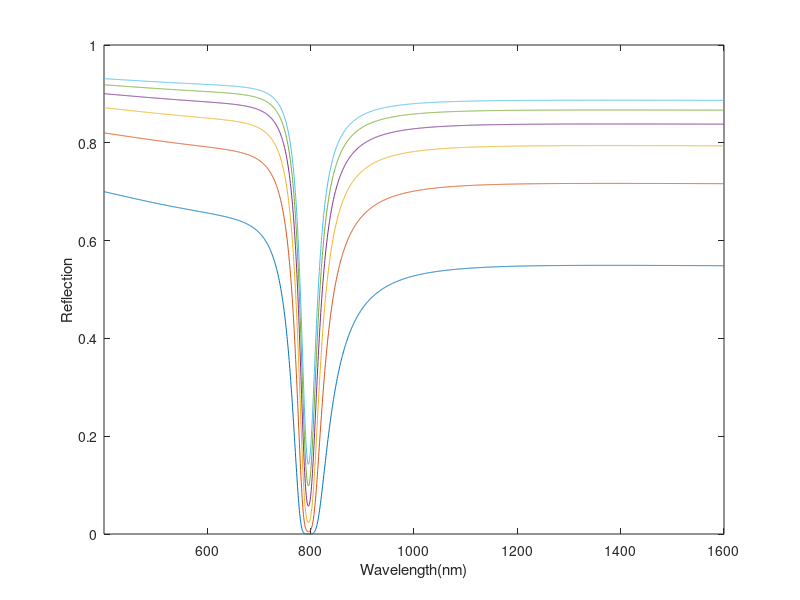

The MATLAB source for this figure:

% clear
% clc

% basic parameter

lambda = linspace(400,1600,2000) * 1E-9;
theta = pi / 3;
n_core = 1.44;
n_clad = 1;
p_core = n_core^2;
p_clad = n_clad^2;
metal_t = 75E-9;
n_glass = 1.3;
p_glass = n_glass^2;
L = 50E-6;
D = 2E-6;


% metal

% permittivty
lambda_c = 8.9342E-6;
lambda_p = 1.6826E-7;
omega_p = 1.3388E16;
gamma = 7.07592E13;
eps_inf = 3.36174;

  
for d = linspace(2,10,6)*1E-6
    
%     n_core = d;
%     p_core = n_core^2;
    D = d;
    % layer 1: core

    q1 = sqrt(p_core - n_core^2 * sin(theta)) / p_core;
    % q1 = sqrt(1 / p_core) * cos(theta);
    
%     n_glass = d;
%     p_glass = n_glass^2;
    
    for i = 1:length(lambda)

    %     p_metal = 1 - (lambda(i)^2 * lambda_c) / (lambda_p^2 .* (lambda_c + 1i * lambda(i)));
        omega = 2 * pi * (2.99 * 1E8 / lambda(i));
        p_metal = eps_inf - omega_p^2 / (omega^2 + 1i * gamma * omega);

        % refractive
        n_metal = sqrt(p_metal);

        % layer 2: metal

        theta2 = asin(sin(theta) / (n_core / n_metal));
        q2 = sqrt(p_metal - n_core^2 * sin(theta)) / p_metal;
    %     q2 = sqrt(1 / p_metal) * cos(theta2);
        beta2 = 2 * pi * metal_t / lambda(i) * sqrt(p_metal - n_core^2 * sin(theta)^2);

        % layer 3: glass
        theta3 = asin(sin(theta2) / (n_metal / n_glass));
        q3 = sqrt(p_glass - n_core^2 * sin(theta)) / p_glass;
    %     q3 = sqrt(1 / p_glass) * cos(theta3);

        % transfer matrix

        m11 = cos(beta2);
        m12 = -1i * sin(beta2) / q2;
        m21 = -1i * q2 * sin(beta2);
        m22 = m11;

        % power

        p_trans = n_core^2 * sin(theta) * cos(theta) / (1 - n_core^2 * cos(theta)^2)^2;

        % reflection ratio

        r_p = ((m11 + m12 * q3) * q1 - (m21 + m22 * q3)) / ((m11 + m12 * q3) * q1 + (m21 + m22 * q3));
        R_p = abs(r_p)^2;
        Nef = L / (D * tan(theta));

        p(i) = R_p^Nef;
    end
    
    plot(lambda*1E9,p);
    hold on;
end
xlabel('Wavelength(nm)');
ylabel('Reflection');
axis([min(lambda)*1E9 max(lambda)*1E9 0 1]);

